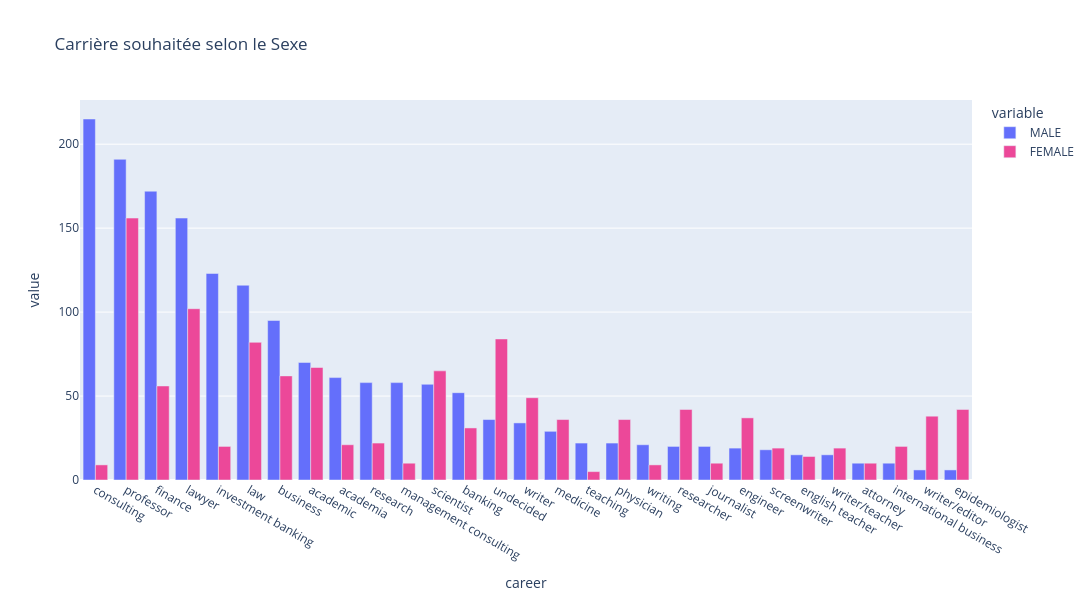

Write notebook code for a chart like this one.
### Code cell
px.bar(
    common_careers_df,
    x='career',
    y=['MALE', 'FEMALE'],
    barmode='group',
    title="Carrière souhaitée selon le Sexe",
    width=1400,
    height=600,
    color_discrete_map={'FEMALE': FEMALE, 'MALE': MALE}
)

### Figure 1 — Plotly figure (JSON) as saved in the notebook; plotly's stock layout.template omitted (floating-point values rounded to 4 significant figures)
{"data": [{"alignmentgroup": "True", "hovertemplate": "variable=MALE<br>career=%{x}<br>value=%{y}<extra></extra>", "legendgroup": "MALE", "marker": {"color": "#646ffb", "pattern": {"shape": ""}}, "name": "MALE", "offsetgroup": "MALE", "orientation": "v", "showlegend": true, "textposition": "auto", "type": "bar", "x": ["consulting", "professor", "finance", "lawyer", "investment banking", "law", "business", "academic", "academia", "research", "management consulting", "scientist", "banking", "undecided", "writer", "medicine", "teaching", "physician", "writing", "researcher", "journalist", "engineer", "screenwriter", "english teacher", "writer/teacher", "attorney", "international business", "writer/editor", "epidemiologist"], "xaxis": "x", "y": [215, 191, 172, 156, 123, 116, 95, 70, 61, 58, 58, 57, 52, 36, 34, 29, 22, 22, 21, 20, 20, 19, 18, 15, 15, 10, 10, 6, 6], "yaxis": "y"}, {"alignmentgroup": "True", "hovertemplate": "variable=FEMALE<br>career=%{x}<br>value=%{y}<extra></extra>", "legendgroup": "FEMALE", "marker": {"color": "#ec4899", "pattern": {"shape": ""}}, "name": "FEMALE", "offsetgroup": "FEMALE", "orientation": "v", "showlegend": true, "textposition": "auto", "type": "bar", "x": ["consulting", "professor", "finance", "lawyer", "investment banking", "law", "business", "academic", "academia", "research", "management consulting", "scientist", "banking", "undecided", "writer", "medicine", "teaching", "physician", "writing", "researcher", "journalist", "engineer", "screenwriter", "english teacher", "writer/teacher", "attorney", "international business", "writer/editor", "epidemiologist"], "xaxis": "x", "y": [9, 156, 56, 102, 20, 82, 62, 67, 21, 22, 10, 65, 31, 84, 49, 36, 5, 36, 9, 42, 10, 37, 19, 14, 19, 10, 20, 38, 42], "yaxis": "y"}], "layout": {"barmode": "group", "height": 600, "legend": {"title": {"text": "variable"}, "tracegroupgap": 0}, "title": {"text": "Carrière souhaitée selon le Sexe"}, "width": 1400, "xaxis": {"anchor": "y", "domain": [0, 1], "title": {"text": "career"}}, "yaxis": {"anchor": "x", "domain": [0, 1], "title": {"text": "value"}}}}
